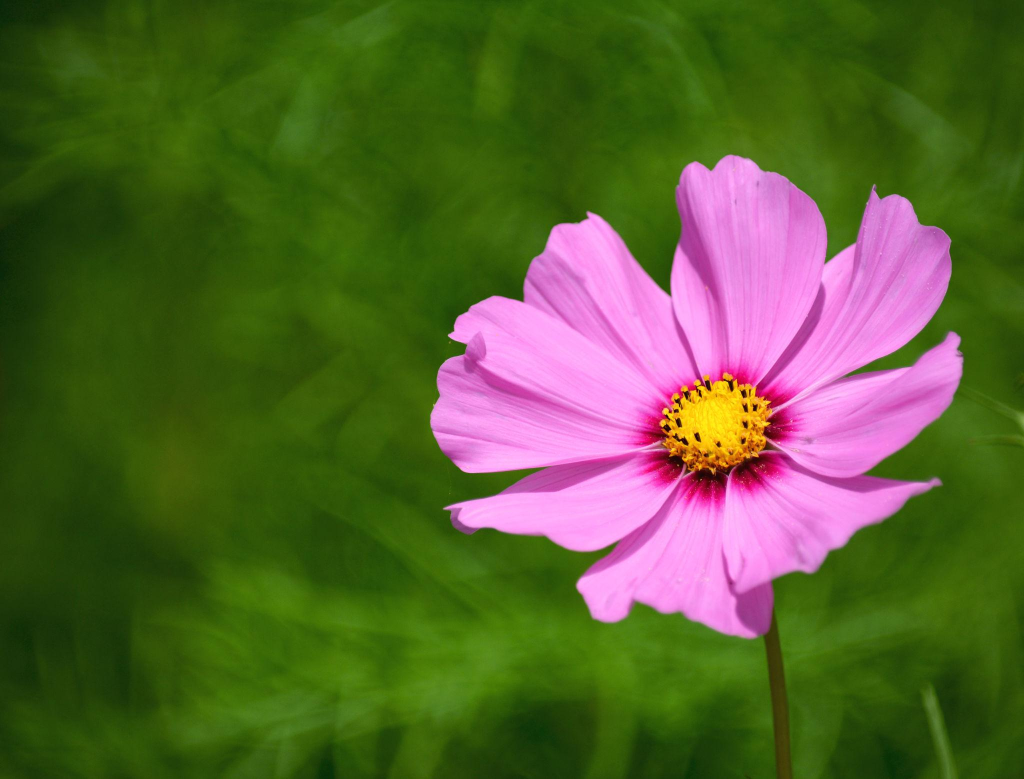
#> input picture exp10/sample.jpg, 2048 x 1558 px, found by its file name (shown at 1/2 size)
$ python '90 degree rotation.py'
#> lines starting #> are read from the running program, lines starting #| are printed output that depends on the picture
import cv2
import os

def rotate_image_90_clockwise(image_path):
    # 1. Verify if the file exists at your absolute path
    if not os.path.exists(image_path):
        print(f"\n[ERROR] Input image not found at: '{image_path}'")
        print("Please verify that your 'sample' image is copied inside your 'exp10' folder.")
        return

    # 2. Read the input image
    image = cv2.imread(image_path)
#> image is the input picture: shape (1558, 2048, 3); mean B, G, R 49.1, 97.3, 88.3
    if image is None:
        print("[ERROR] Could not decode or load the image file format.")
        return

    # 3. Perform a 90-degree clockwise rotation
    # cv2.ROTATE_90_CLOCKWISE turns the image 90 degrees to the right
    rotated_image = cv2.rotate(image, cv2.ROTATE_90_CLOCKWISE)
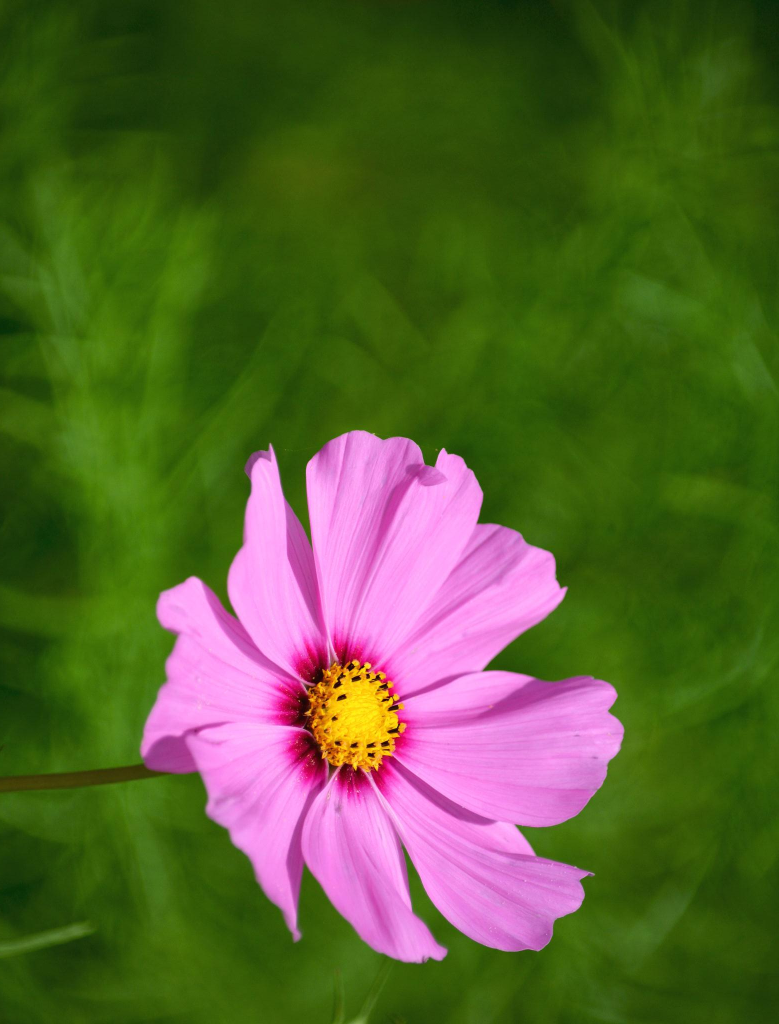
#> rotated_image: shape (2048, 1558, 3) (shown at 1/2 size); mean B, G, R 49.1, 97.3, 88.3

    # 4. Resize both images so they fit nicely on your laptop screen without being cut off
    screen_width, screen_height = 500, 400
    display_original = cv2.resize(image, (screen_width, screen_height))
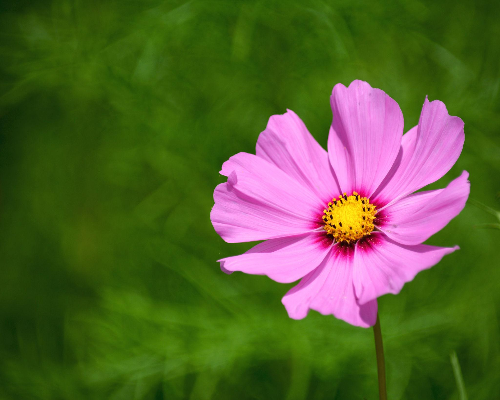
#> display_original: shape (400, 500, 3); mean B, G, R 49.1, 97.2, 88.3
    # For the rotated image, swap width and height so the aspect ratio stays natural
    display_rotated = cv2.resize(rotated_image, (screen_height, screen_width))
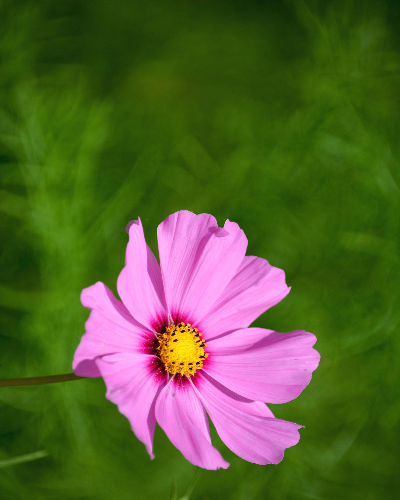
#> display_rotated: shape (500, 400, 3); mean B, G, R 49.1, 97.2, 88.3

    # 5. Display the original and rotated images
    print("Displaying windows... Press any key inside the image windows to close.")
    cv2.imshow("Original Image", display_original)
    cv2.imshow("90-Degree Clockwise Rotated", display_rotated)

    # Wait until a key is pressed, then release system windows
    cv2.waitKey(0)
    cv2.destroyAllWindows()
    print("Image rotation completed successfully.")

if __name__ == "__main__":
    # --- HARDFACED PATH SYSTEM FOR EXP10 ---
    # Points directly to the file named 'sample.jpg' inside your new exp10 folder
    input_image = r"C:\collage\courses\ITA0517 COMPUTERVISION\LAB EXPERIMENTS CODES\exp10\sample.jpg"

    rotate_image_90_clockwise(input_image)
